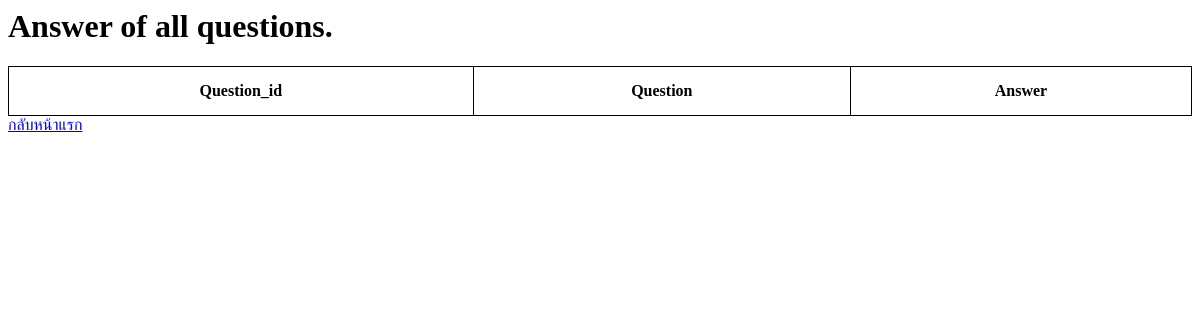
/quiz/quizanswer/, run on an earlier commit of the app's database.
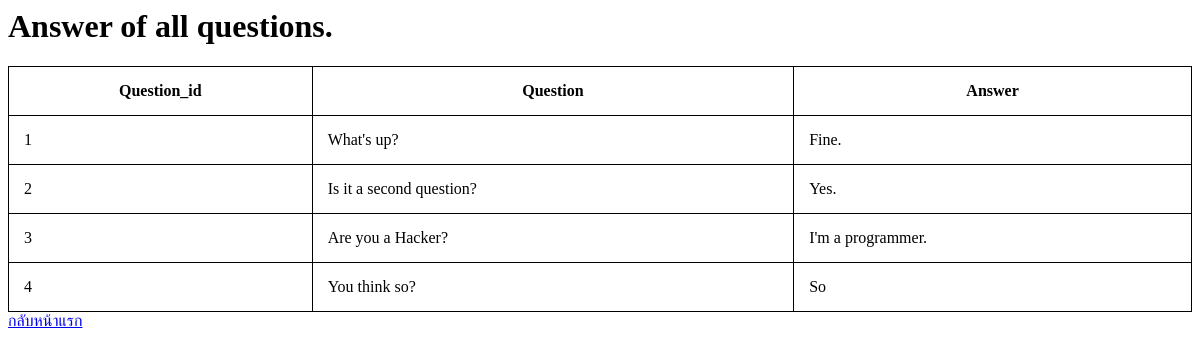
And on a later commit of the database.
### quiz/models.py (models this page shows, shortened)
class Question(models.Model):
    question_text = models.CharField(max_length=200)

class Choice(models.Model):
    question = models.ForeignKey(Question, on_delete=models.CASCADE)
    choice_text = models.CharField(max_length=200)
    answer = models.BooleanField(default=False)

### quiz/views.py (the view)
def quizanswer(request):
    context = {'question': Question.objects.all()}
    return render(request, 'quiz/quizanswer.html',context)

### quiz/templates/quiz/quizanswer.html (shortened to what this page needs)
<h1>Answer of all questions.</h1>
</head>
<body>
<table style="width:100%">
  <tr>
    <th>Question_id</th>
    <th>Question</th>
    <th>Answer</th>
  </tr>
{% for data in question.all %}
  <tr>
    <td>{{forloop.counter}}</td>
    <td>{{data.question_text}}</td>
   {% for choice in data.choice_set.all %}
       {% if choice.answer %}
           <td>{{choice.choice_text}}<br>
       {% endif %}
   {% endfor %}
  </td></tr>
{% endfor %}
</table>
</body>
</html>
<a href="{% url 'quiz:index' %}">กลับหน้าแรก<br>

What changed in the data, as far as the page shows it:
added Question: question_text "What's up?"
added Choice: choice_text "Fine.", shown under "What's up?"
added Question: question_text "Is it a second question?"
added Choice: choice_text "Yes.", shown under "Is it a second question?"
added Question: question_text "Are you a Hacker?"
added Choice: choice_text "I'm a programmer.", shown under "Are you a Hacker?"
added Question: question_text "You think so?"
added Choice: choice_text "So", shown under "You think so?"
